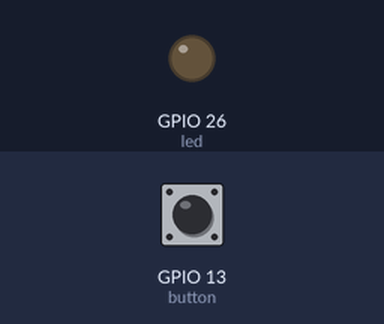
The program below on a simulated Raspberry Pi (BCM pin numbers). Parts: output pins drawn as LEDs (lit = HIGH). Dashed ring = blinking. The test bench sets the inputs (shaded band); at power-on: GPIO 13 (button) LOW.

Above: at 1.2 s.
1.3 s: GPIO 13 (button) pulled HIGH for 1 s
At 3.3 s:
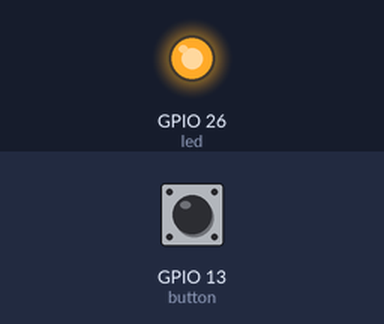
3.8 s: GPIO 13 (button) pulled HIGH for 0.15 s
At 4.6 s:
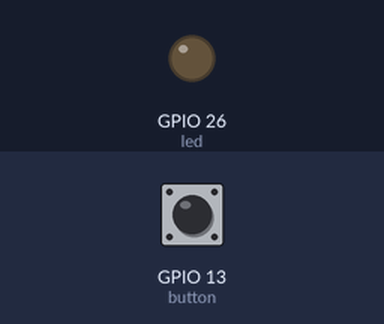
5.5 s: GPIO 13 (button) pulled HIGH for 3.2 s
At 5.8 s:
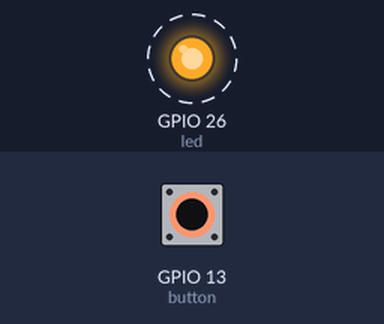
Timing chart, 0 to 10.2 s (numbered marks = the images above; inputs shaded):
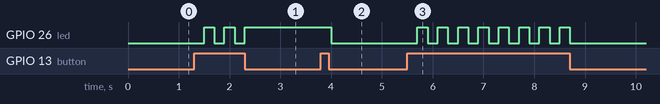

Measured:
- after the input at 1.3 s, GPIO 26 (led): alternates HIGH for 0.20 s and LOW for 0.20 s, 5 changes in all, then stays HIGH, starting after 0.20 s
- after the input at 3.8 s, GPIO 26 (led): HIGH → LOW after 0.20 s
- after the input at 5.5 s, GPIO 26 (led): alternates HIGH for 0.20 s and LOW for 0.20 s, 16 changes in all, then stays LOW, starting after 0.20 s

The program:

digital-switch.py
```python
import RPi.GPIO as GPIO
import time

GPIO.setwarnings(False)
GPIO.setmode(GPIO.BCM)
led = 26
GPIO.setup(led, GPIO.OUT)
button = 13
GPIO.setup(button, GPIO.IN)
state = 0

while True:
    if GPIO.input(button):
        state = not state
        time.sleep(0.2)
    GPIO.output(led, state)
```
